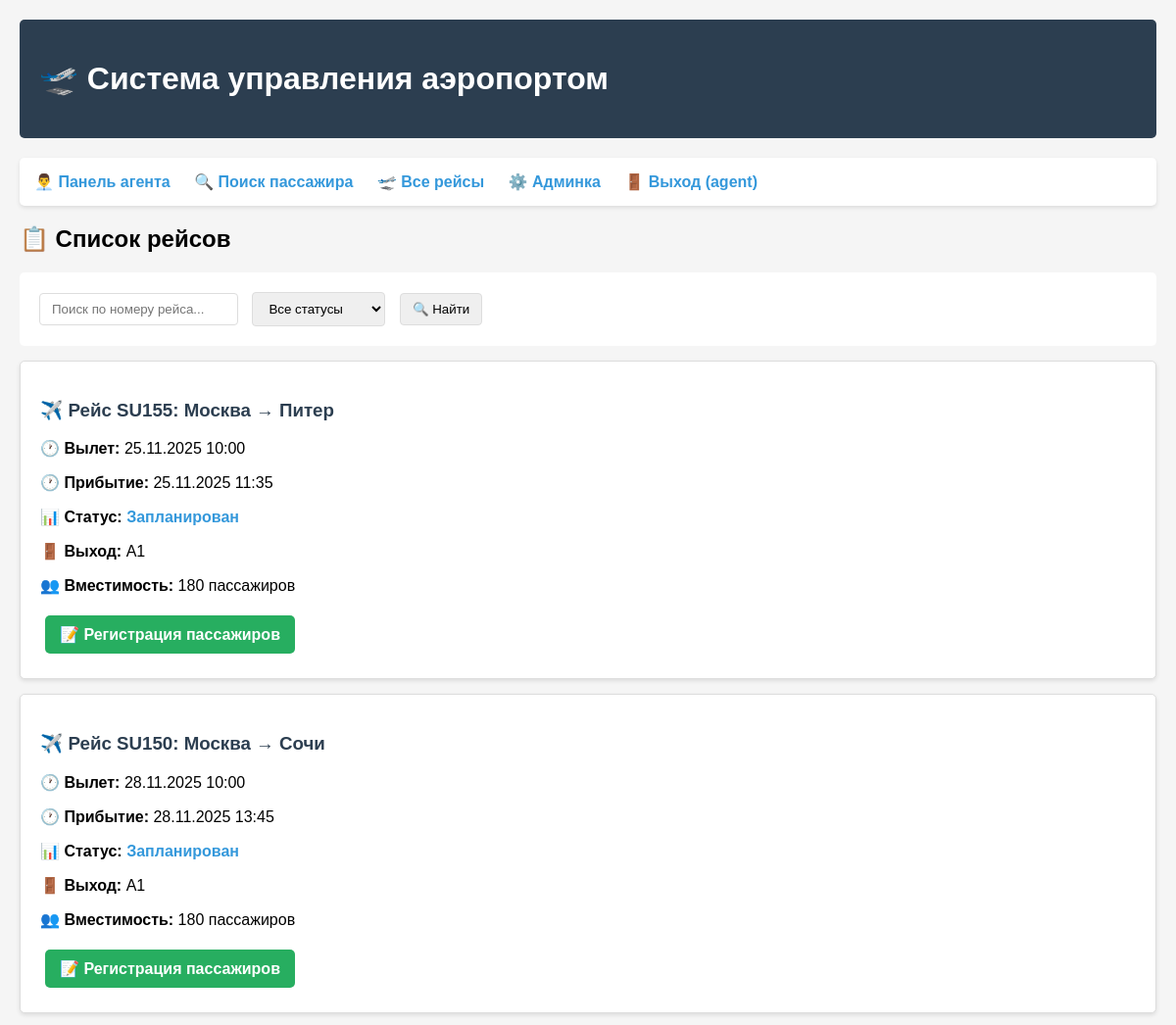
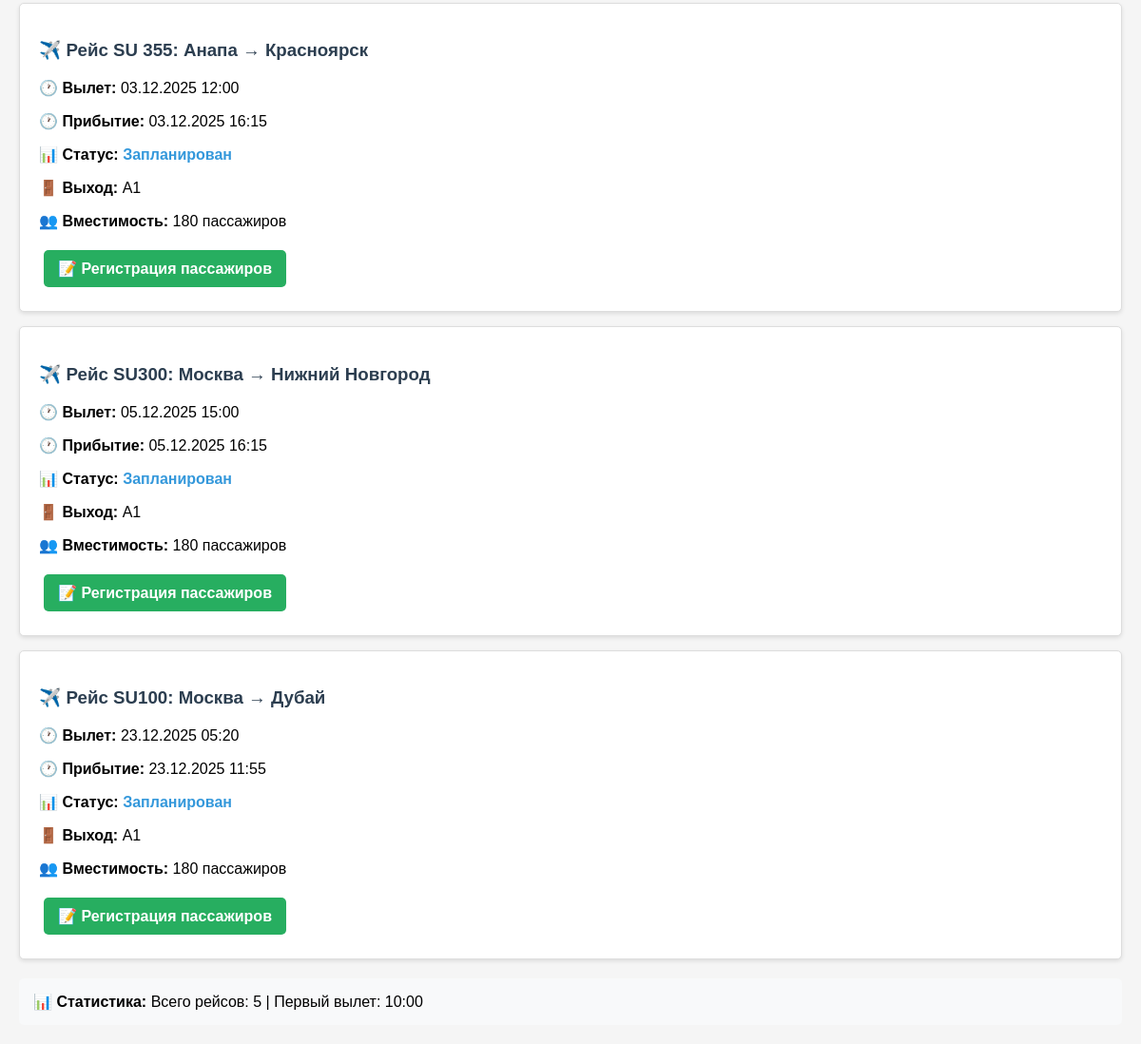
Screenshot of / (signed in) with the database file from the repository (2 pictures, top to bottom).
### flights/models.py (models this page shows, shortened)
class Flight(models.Model):
    STATUS_CHOICES = [
        ('scheduled', 'Запланирован'),
        ('boarding', 'Посадка'),
        ('departed', 'Вылетел'),
        ('landed', 'Приземлился'),
        ('cancelled', 'Отменен'),
    ]
    number = models.CharField(max_length=10, unique=True, verbose_name="Номер рейса")
    departure_city = models.CharField(max_length=100, verbose_name="Город вылета", blank=True, null=True)
    destination_city = models.CharField(max_length=100, verbose_name="Город назначения", blank=True, null=True)
    departure_time = models.DateTimeField(verbose_name="Время вылета")
    arrival_time = models.DateTimeField(verbose_name="Время прибытия")
    gate = models.CharField(max_length=10, verbose_name="Выход", default="A1")
    status = models.CharField(max_length=20, choices=STATUS_CHOICES, default='scheduled', verbose_name="Статус")
    capacity = models.IntegerField(default=180, verbose_name="Вместимость")
    class Meta:
        verbose_name = "Рейс"
        verbose_name_plural = "Рейсы"
        ordering = ['departure_time']  # Сортировка по времени вылета

### flights/views.py (the view)
# urls.py: path('', views.flight_list, name='flight_list'),
def flight_list(request):
    flights = Flight.objects.all().order_by('departure_time')
    search_query = request.GET.get('search', '')
    if search_query:
        flights = flights.filter(number__icontains=search_query)
    status_filter = request.GET.get('status', '')
    if status_filter:
        flights = flights.filter(status=status_filter)
    context = {
        'flights': flights,
        'search_query': search_query,
        'status_filter': status_filter,
    }
    return render(request, 'flights/flight_list.html', context)

### flights/templates/flights/flight_list.html (shortened to what this page needs)
{% extends 'flights/base.html' %}
{% block content %}
<h2>📋 Список рейсов</h2>
<form method="get" style="background: white; padding: 15px; border-radius: 5px;">
    <input type="text" name="search" placeholder="Поиск по номеру рейса..." value="{{ search_query }}">
    <select name="status">
        <option value="">Все статусы</option>
    </select>
    <button type="submit">🔍 Найти</button>
</form>
{% if flights %}
    {% for flight in flights %}
    <div class="flight-item">
        <h3>
            <a href="{% url 'flights:flight_detail' flight.id %}" style="text-decoration: none; color: #2c3e50;">
                ✈️ Рейс {{ flight.number }}: {{ flight.departure_city }} → {{ flight.destination_city }}
            </a>
        </h3>
        <p><strong>🕐 Вылет:</strong> {{ flight.departure_time|date:"d.m.Y H:i" }}</p>
        <p><strong>🕐 Прибытие:</strong> {{ flight.arrival_time|date:"d.m.Y H:i" }}</p>
        <p><strong>📊 Статус:</strong>
            <span class="status-{{ flight.status }}">
                {{ flight.get_status_display }}
            </span>
        </p>
        <p><strong>🚪 Выход:</strong> {{ flight.gate }}</p>
        <p><strong>👥 Вместимость:</strong> {{ flight.capacity }} пассажиров</p>
        {% if user.is_authenticated and user.checkinagent %}
        <div style="margin-top: 10px;">
            <a href="{% url 'flights:flight_checkin' flight.id %}" class="btn" style="background: #27ae60;">
                📝 Регистрация пассажиров
            </a>
        </div>
        {% endif %}
    </div>
    {% endfor %}
{% endif %}
{% if flights %}
<div style="background: #f8f9fa; padding: 15px; border-radius: 5px; margin-top: 20px;">
    <strong>📊 Статистика:</strong>
    Всего рейсов: {{ flights|length }}
    {% if flights|length > 0 %}
        | Первый вылет: {{ flights.0.departure_time|date:"H:i" }}
    {% endif %}
</div>
{% endif %}
{% endblock %}

### flights/templates/flights/base.html (shortened to what this page needs)
<!DOCTYPE html>
<html lang="ru">
<head>
</head>
<body>
    <div class="header">
        <h1>🛫 Система управления аэропортом</h1>
    </div>
    <div class="nav">
        {% if user.is_authenticated and user.checkinagent %}
            <a href="{% url 'flights:agent_dashboard' %}">👨‍💼 Панель агента</a>
            <a href="{% url 'flights:passenger_lookup' %}">🔍 Поиск пассажира</a>
            <a href="{% url 'flights:flight_list' %}">🛫 Все рейсы</a>
            <a href="/admin/">⚙️ Админка</a>
            <form method="post" action="{% url 'logout' %}">
                <button type="submit">🚪 Выход ({{ user.username }})</button>
            </form>
        {% else %}
            <a href="{% url 'flights:flight_list' %}">🛫 Все рейсы</a>
            <a href="{% url 'flights:search_flights' %}">🔍 Поиск</a>
            <a href="{% url 'login' %}">🔑 Вход для сотрудников</a>
        {% endif %}
    </div>
    <div class="content">
        {% block content %}
        {% endblock %}
    </div>
</body>
</html>

### flights/templates/flights/base.html (style rules this page uses)
body { font-family: Arial, sans-serif; margin: 0; padding: 20px; background-color: #f5f5f5; }
.header { background: #2c3e50; color: white; padding: 20px; margin-bottom: 20px; border-radius: 5px; }
.nav { margin: 20px 0; padding: 15px; background: white; border-radius: 5px; box-shadow: 0 2px 4px rgba(0,0,0,0.1); }
.nav a { margin-right: 20px; text-decoration: none; color: #3498db; font-weight: bold; }
.nav form { display: inline; margin: 0; padding: 0; }
.nav button { background: none; border: none; color: #3498db; cursor: pointer; font-size: inherit; font-weight: bold; margin: 0; padding: 0; text-decoration: none; }
.flight-item { border: 1px solid #ddd; padding: 20px; margin: 15px 0; border-radius: 5px; background: white; box-shadow: 0 2px 4px rgba(0,0,0,0.1); }
.status-scheduled { color: #3498db; font-weight: bold; }
form { margin: 15px 0; }
input, select, button { padding: 8px 12px; margin: 5px; border: 1px solid #ddd; border-radius: 4px; }
.btn { background: #3498db; color: white; border: none; cursor: pointer; padding: 10px 15px; text-decoration: none; border-radius: 4px; display: inline-block; }

### flights/templates/flights/flight_list.html (style rules this page uses)
.btn { display: inline-block; padding: 10px 15px; margin: 5px; border-radius: 5px; text-decoration: none; color: white; font-weight: bold; border: none; cursor: pointer; }
.flight-item { border: 1px solid #ddd; padding: 20px; margin: 15px 0; border-radius: 5px; background: white; box-shadow: 0 2px 4px rgba(0,0,0,0.1); }
.status-scheduled { color: #3498db; }

### rows the page displays
Flight: number "SU155", departure_city "Москва", destination_city "Питер", departure_time "25.11.2025 10:00", arrival_time "25.11.2025 11:35", status "Запланирован", gate "A1", capacity "180", departure_time "10:00"
Flight: number "SU150", departure_city "Москва", destination_city "Сочи", departure_time "28.11.2025 10:00", arrival_time "28.11.2025 13:45", status "Запланирован", gate "A1", capacity "180"
Flight: number "SU 355", departure_city "Анапа", destination_city "Красноярск", departure_time "03.12.2025 12:00", arrival_time "03.12.2025 16:15", status "Запланирован", gate "A1", capacity "180"
Flight: number "SU300", departure_city "Москва", destination_city "Нижний Новгород", departure_time "05.12.2025 15:00", arrival_time "05.12.2025 16:15", status "Запланирован", gate "A1", capacity "180"
Flight: number "SU100", departure_city "Москва", destination_city "Дубай", departure_time "23.12.2025 05:20", arrival_time "23.12.2025 11:55", status "Запланирован", gate "A1", capacity "180"

### other values shown
{{ user.username }} "agent"
{{ flights|length }} "5"
